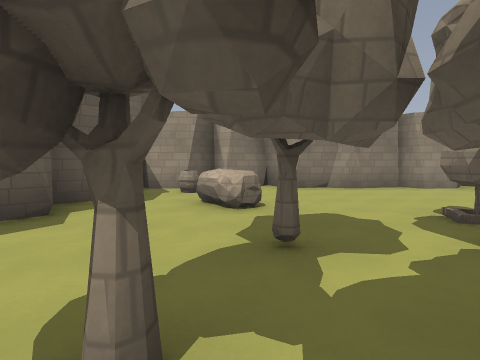
view 1 (above)

17 first-person views from a walk through a Godot game level. The camera is 1.5 m above the floor, tilts 4° down and sees 85° across. The floor is counted in squares, 2 m on a side. Each view is taken from the middle of a square. On the plan, view 1 faces up. The plan holds only what a view shows up to about 9 squares ahead; the rest is blank. The place goes on beyond the plan. Surface patterns are stand-ins for the level's own textures.

view 2
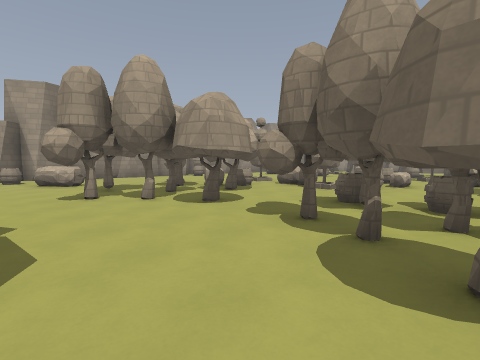

view 3
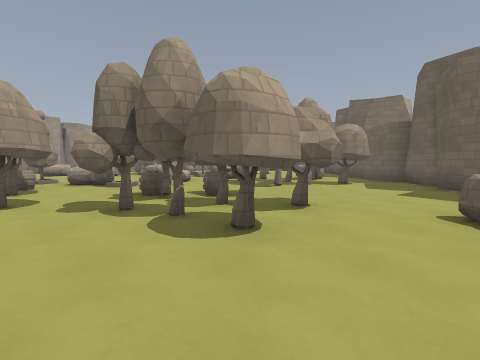

view 4
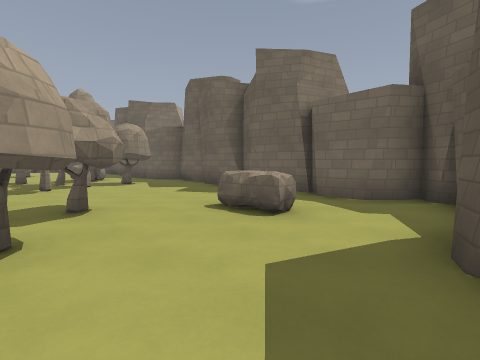

view 5
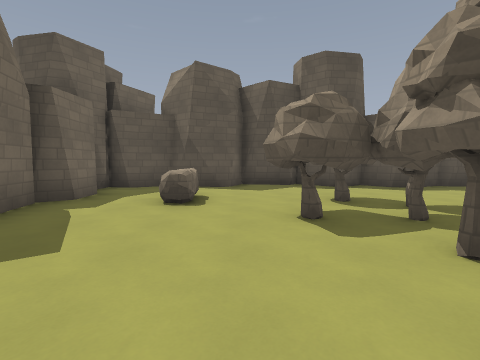

view 6
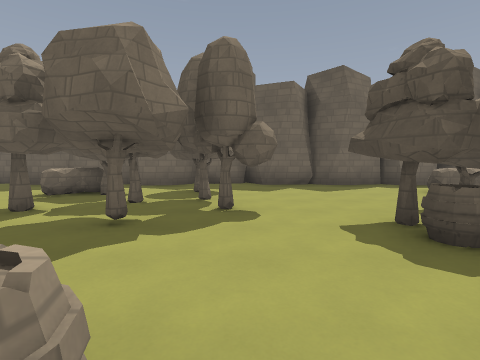

view 7
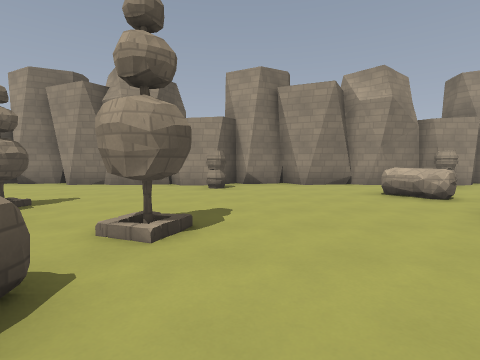

view 8
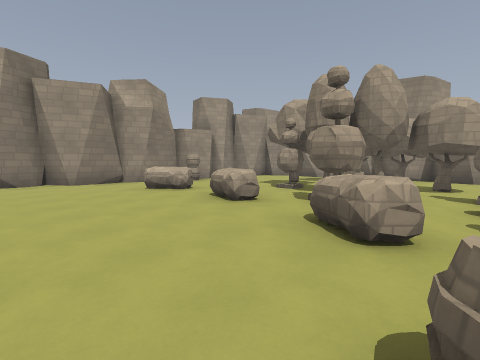

view 9
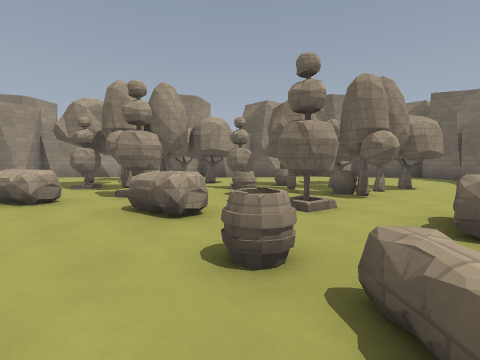

view 10
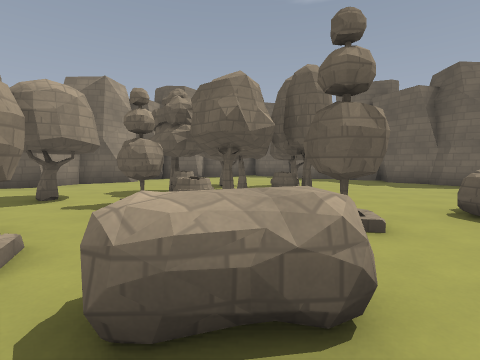

view 11
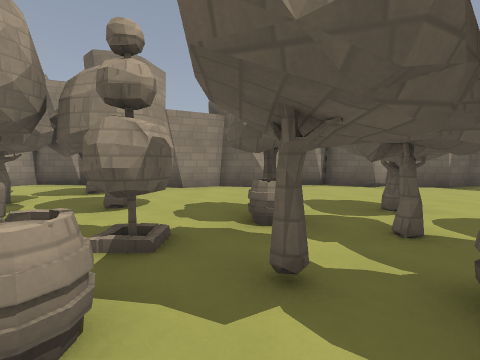

view 12
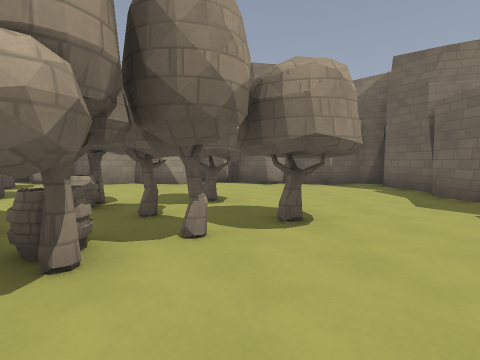

view 13
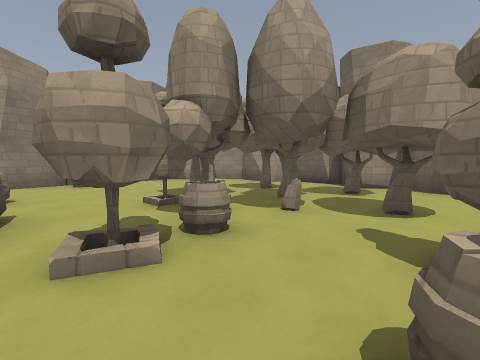

view 14
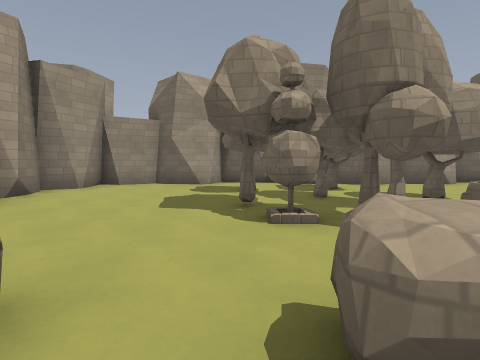

view 15
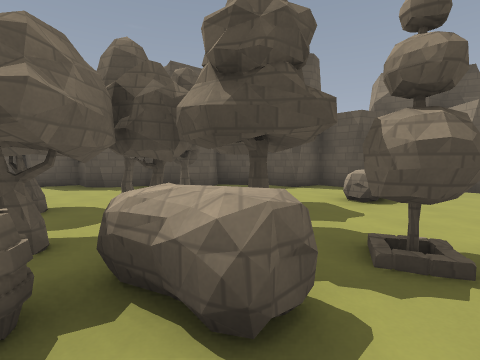

view 16
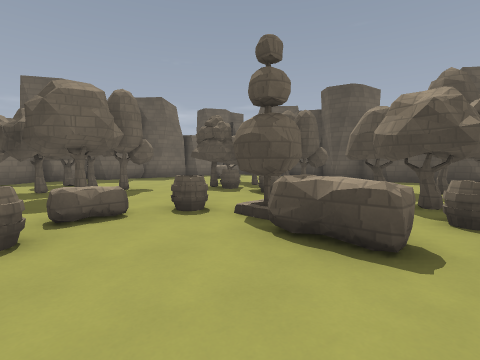

view 17
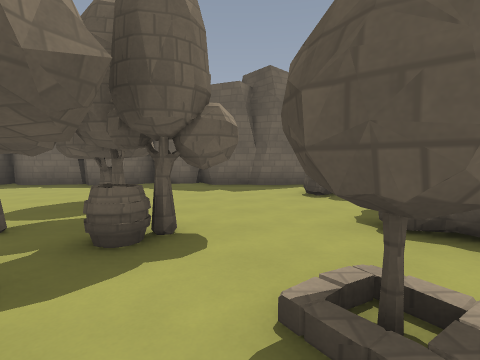

### Floor plan
Key: @ floor where view 1 was taken; # wall or solid block; x gap in a wall; . floor; = window, fence, low wall or low ledge; ^ raised ledge; B barrel.
Columns run from 4 left of view 1 to 20 right of it. Each row starts with its distance up from view 1.
  8  #######################
  7  #...............B.....#
  6  #.B......BB...........#
  5  #..^..........^.......#
  4 ##..^..........^.......##
  3 #......#.......=..#..#..#
  2 #...#..#^.#....^.#......#
  1 ##.#.###B........#..##.##
  0  #..@###.=^.....#B.....#
 -1  #...#...##..=^....#...#
 -2  #..........B...B#.....#
 -3  #...#.B..B^..#..#B....#
 -4 ##...##B........B......##
 -5 #...####....=^..#.##....#
 -6 #....##..#..#....###....#
 -7 #.........##.....##....##
 -8 ##.=^.....x.#^.........#
 -9  #........#............#
-10  #.....................#
-11  #######################

Where each view was taken, in squares from view 1:
view 1: 0 up, 0 right, facing up
view 2: 5 down, 2 left, facing up-right
view 3: 5 down, 3 left, facing right
view 4: 5 down, 3 left, facing down-right
view 5: 7 down, 5 right, facing left
view 6: 2 down, 5 right, facing down
view 7: 1 down, 7 right, facing up
view 8: 2 down, 7 right, facing up-right
view 9: 2 down, 6 right, facing right
view 10: 0 up, 9 right, facing down-right
view 11: 3 down, 11 right, facing right
view 12: 6 down, 10 right, facing right
view 13: 2 down, 11 right, facing up-right
view 14: 3 up, 10 right, facing right
view 15: 2 up, 5 right, facing left
view 16: 1 up, 8 right, facing down-left
view 17: 2 down, 11 right, facing down
